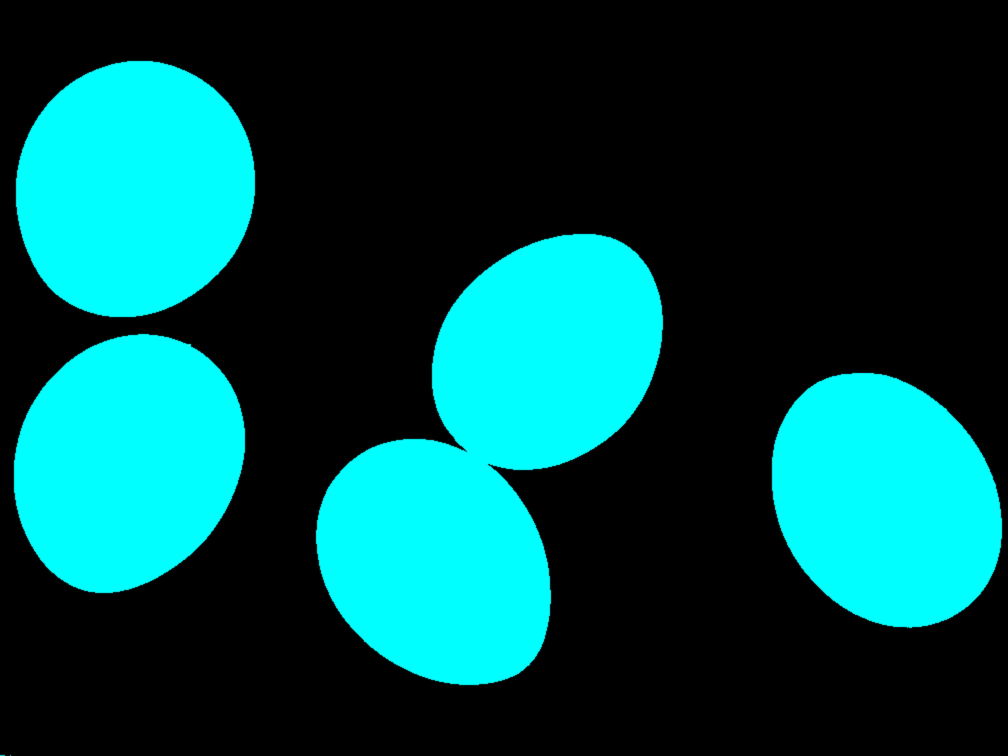
#> input picture Experiment Code/Experiment 2 - Average Method/train_data/result_0.jpg, 4032 x 3024 px (shown at 1/4 size); its folder holds only this picture in this run
$ python main.py
#> lines starting #> are read from the running program, lines starting #| are printed output that depends on the picture
from skimage.viewer import ImageViewer
from skimage.color import rgb2gray
from skimage.transform import resize
from skimage import io


def load_train():
    train_images = io.imread_collection('train_data/*.jpg')
#> train_images = 1 item
    labels = [ 1, 4, 6, 3, 6, 2, 9, 6, 3]
    return train_images, labels


def prepare_image_list(images, decrease):
    converted_list = []
    for image in images:
        gray_image = rgb2gray(image)
        converted_image = resize(gray_image, (gray_image.shape[0] // decrease, gray_image.shape[1] // decrease))
        converted_list.append(converted_image)

    return converted_list


# [5 lines left out: function prepare_image, not called in this run]


def average_egg_size(images, labels):
    images = prepare_image_list(images, 4)
    average_total = 0
    for i, image in enumerate(images):
        average_image = 0

        for row in image:
            for pixel in row:
                if pixel != 0:

                    average_image += 1

        average_image /= labels[i]
        average_total += average_image

    return average_total / len(images)


# [9 lines left out: function find_eggs, not called in this run]


test_images = io.imread_collection('test_data/*.jpg')
train_images, train_labels = load_train()
#> train_images = 1 item; train_labels = [1, 4, 6, 3, 6, 2, 9, 6, 3]

average_egg = average_egg_size(train_images, train_labels)
#> the loop in prepare_image_list, `for image in images:` made 1 pass
#> pass 1, in prepare_image_list, `gray_image = rgb2gray(image)`:
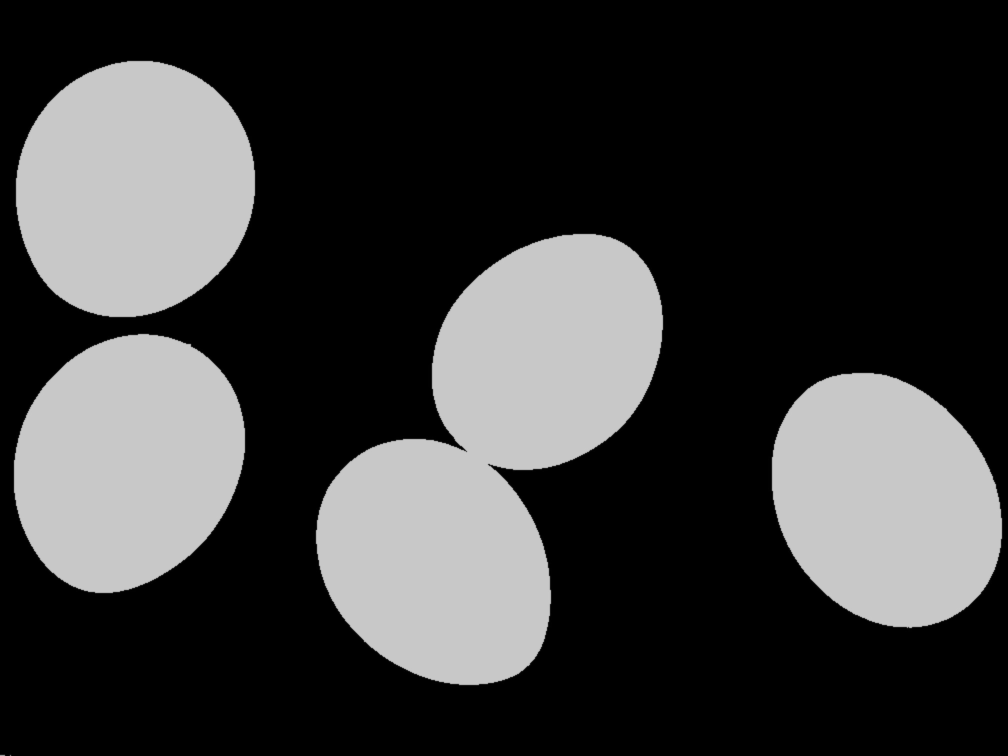
#> gray_image: shape (3024, 4032) float64 (shown at 1/4 size); min 0, max 0.807, mean 0.234
#> pass 1, in prepare_image_list, `converted_image = resize(gray_image, (gray_image.shape[0] // decrease,..`:
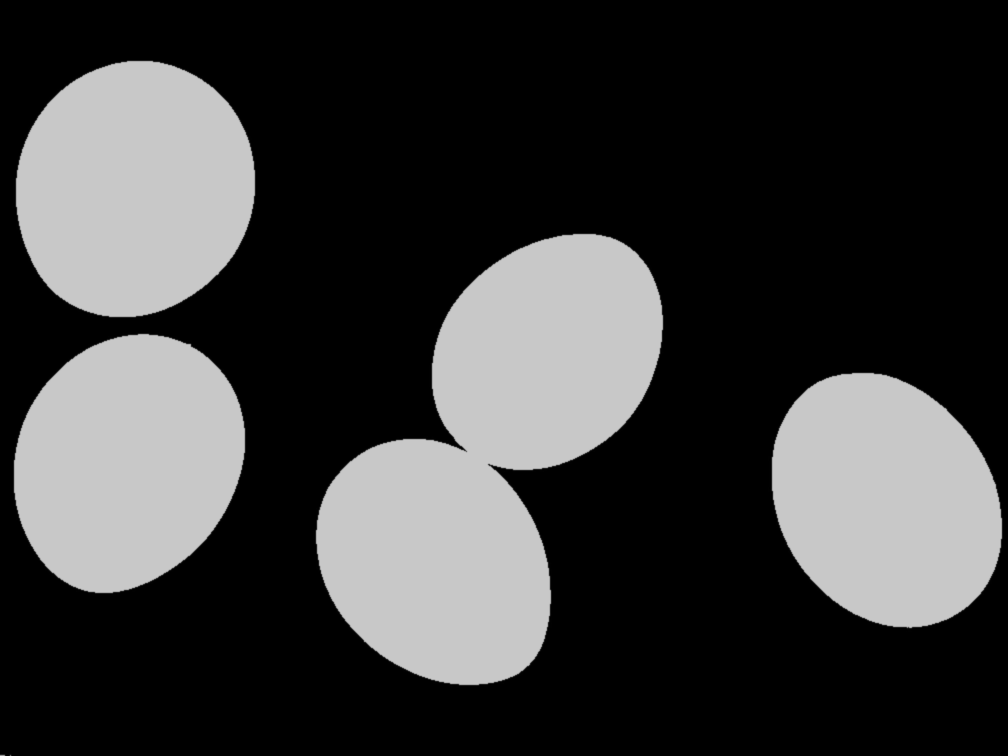
#> converted_image: shape (756, 1008) float64; min 0, max 0.788, mean 0.234
#> after the loop in prepare_image_list, `for image in images:`: converted_list = 1 item
#> the loop in average_egg_size, `for i, image in enumerate(images):` made 1 pass
#> (average_image, average_total) on pass 1: (246978, 246978)
#> after the loop in average_egg_size, `for i, image in enumerate(images):`: average_total = 246978
#> average_egg = 246978

for test_image in test_images:
    print(find_eggs(test_image, average_egg))
    viewer = ImageViewer(test_image)
    viewer.show()

$ run again, on Experiment Code/Experiment 2 - Average Method/train_data/result_12.jpg
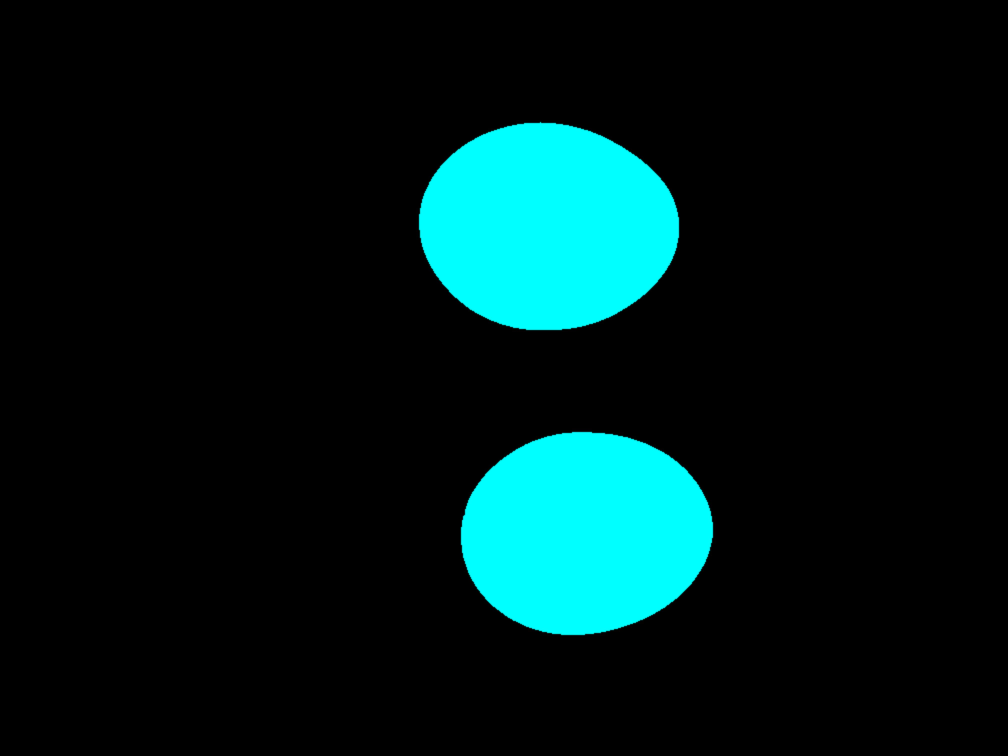
#> input picture Experiment Code/Experiment 2 - Average Method/train_data/result_12.jpg, 4032 x 3024 px (shown at 1/4 size)
#> in load_train, `train_images = io.imread_collection('train_data/*.jpg')`: train_images = 1 item
#> `train_images, train_labels = load_train()`: train_labels = [1, 4, 6, 3, 6, 2, 9, 6, 3]
#> the loop in prepare_image_list, `for image in images:` made 1 pass
#> pass 1, in prepare_image_list, `gray_image = rgb2gray(image)`:
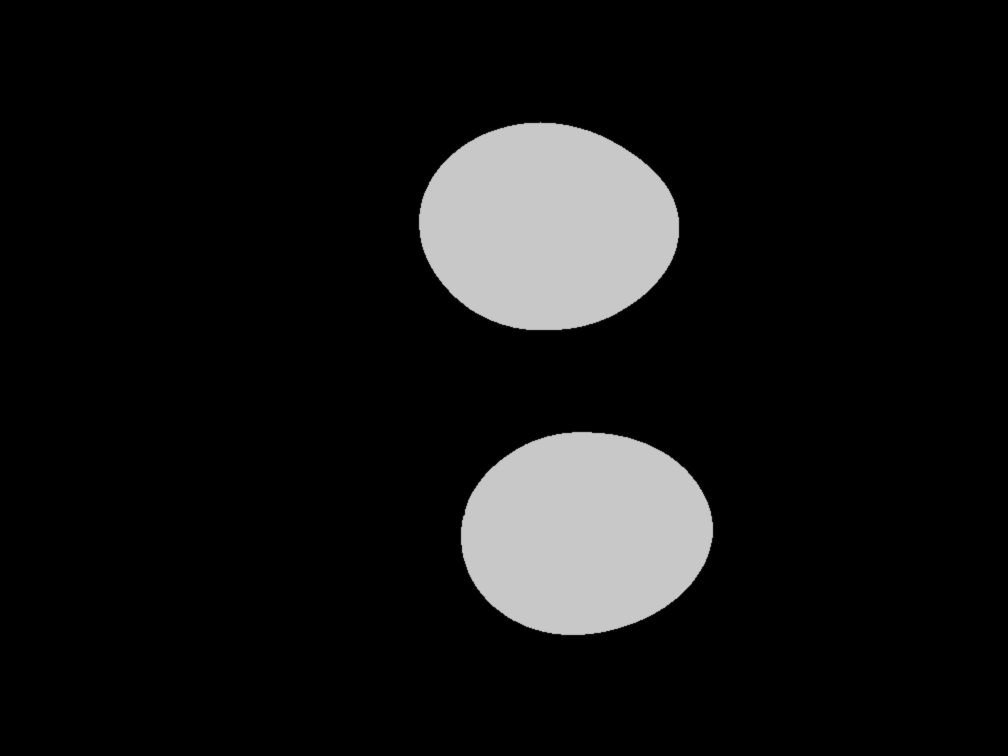
#> gray_image: shape (3024, 4032) float64 (shown at 1/4 size); min 0, max 0.806, mean 0.0847
#> pass 1, in prepare_image_list, `converted_image = resize(gray_image, (gray_image.shape[0] // decrease,..`:
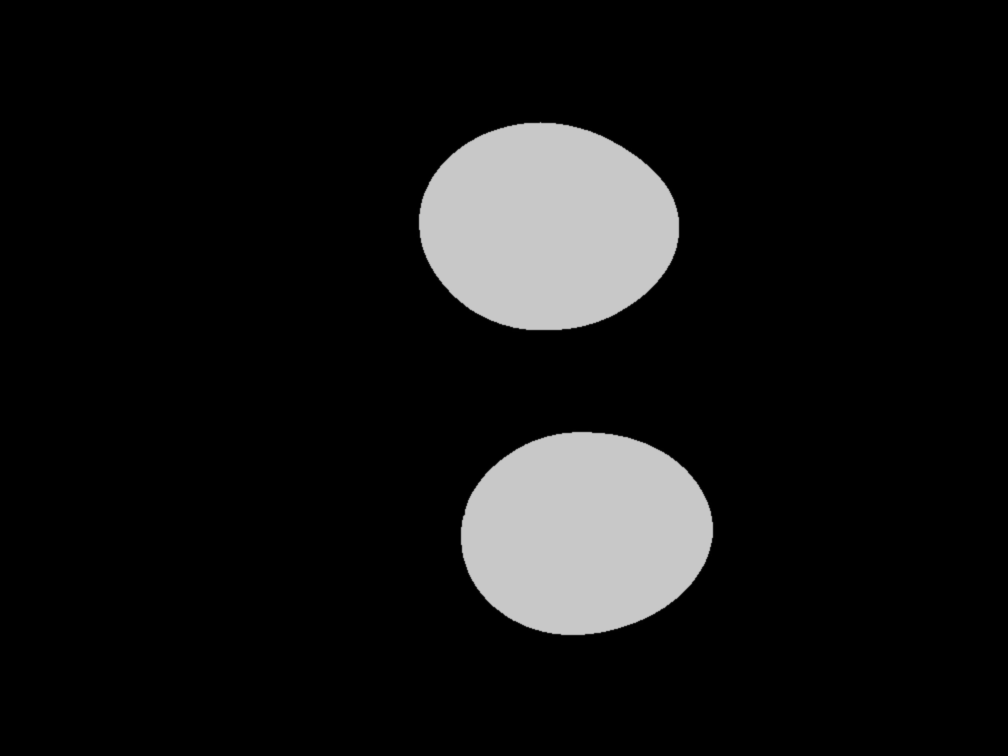
#> converted_image: shape (756, 1008) float64; min 0, max 0.788, mean 0.0847
#> after the loop in prepare_image_list, `for image in images:`: converted_list = 1 item
#> the loop in average_egg_size, `for i, image in enumerate(images):` made 1 pass
#> (average_image, average_total) on pass 1: (89886, 89886)
#> after the loop in average_egg_size, `for i, image in enumerate(images):`: average_total = 89886

$ run again, on Experiment Code/Experiment 2 - Average Method/train_data/result_2.jpg
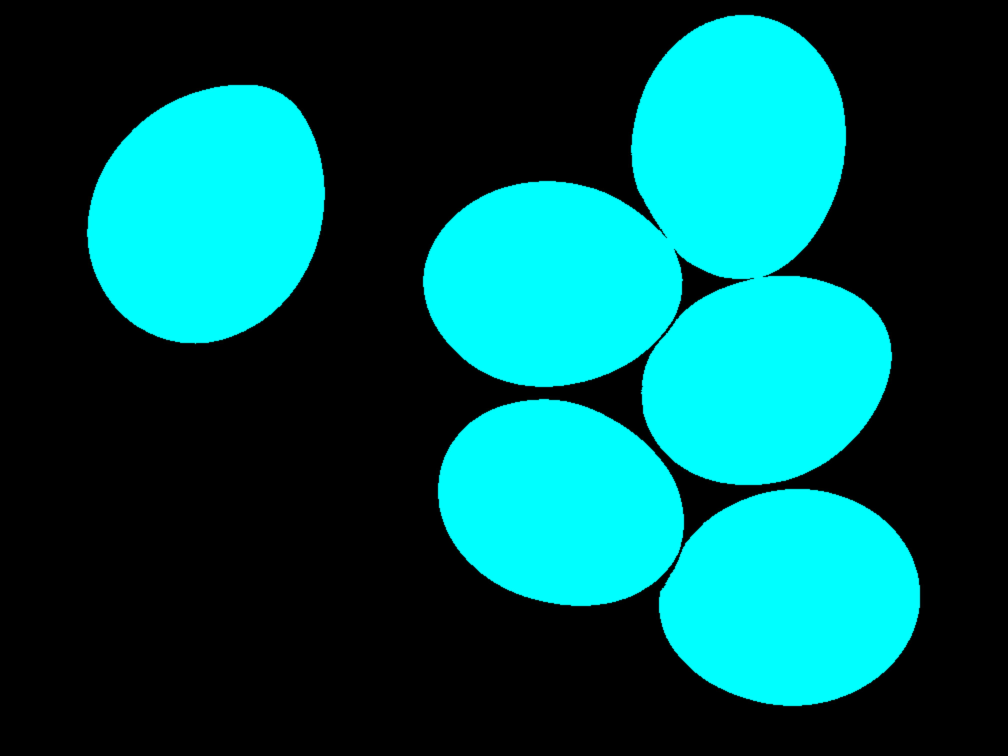
#> input picture Experiment Code/Experiment 2 - Average Method/train_data/result_2.jpg, 4032 x 3024 px (shown at 1/4 size)
#> in load_train, `train_images = io.imread_collection('train_data/*.jpg')`: train_images = 1 item
#> `train_images, train_labels = load_train()`: train_labels = [1, 4, 6, 3, 6, 2, 9, 6, 3]
#> the loop in prepare_image_list, `for image in images:` made 1 pass
#> pass 1, in prepare_image_list, `gray_image = rgb2gray(image)`:
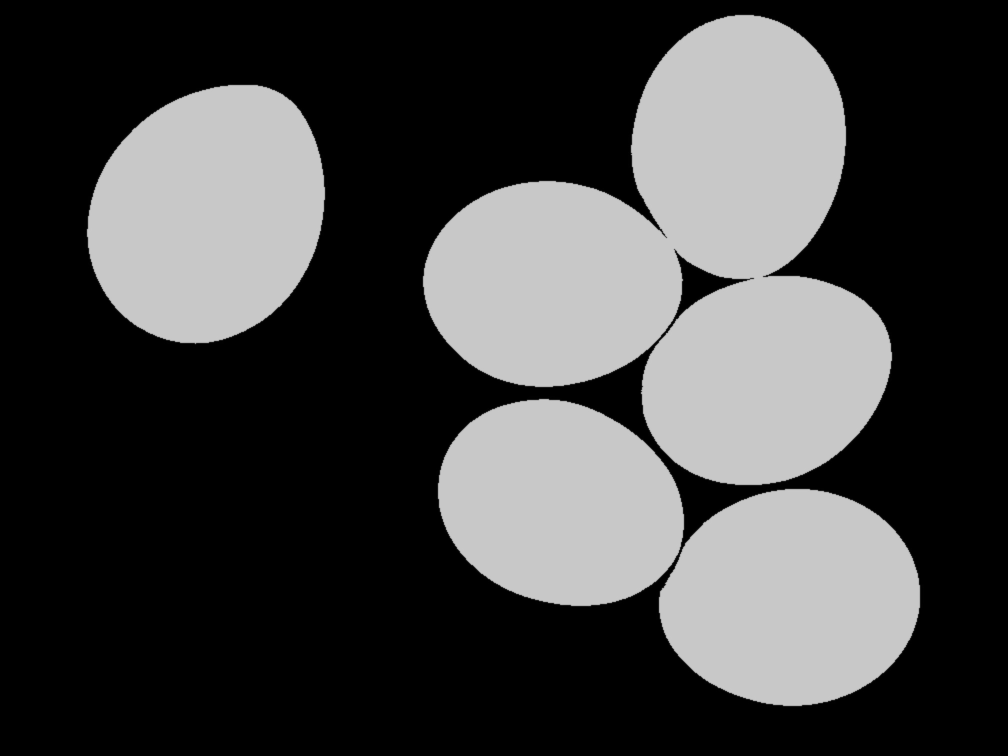
#> gray_image: shape (3024, 4032) float64 (shown at 1/4 size); min 0, max 0.807, mean 0.265
#> pass 1, in prepare_image_list, `converted_image = resize(gray_image, (gray_image.shape[0] // decrease,..`:
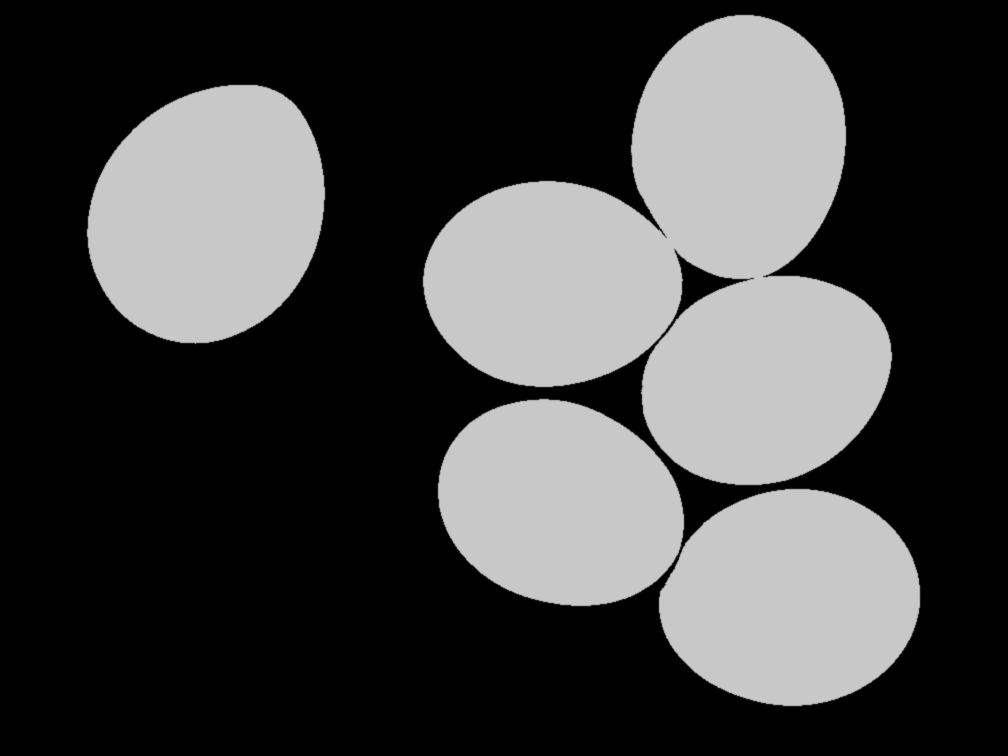
#> converted_image: shape (756, 1008) float64; min 0, max 0.788, mean 0.265
#> after the loop in prepare_image_list, `for image in images:`: converted_list = 1 item
#> the loop in average_egg_size, `for i, image in enumerate(images):` made 1 pass
#> (average_image, average_total) on pass 1: (279470, 279470)
#> after the loop in average_egg_size, `for i, image in enumerate(images):`: average_total = 279470

$ run again, on Experiment Code/Experiment 2 - Average Method/train_data/result_3.jpg
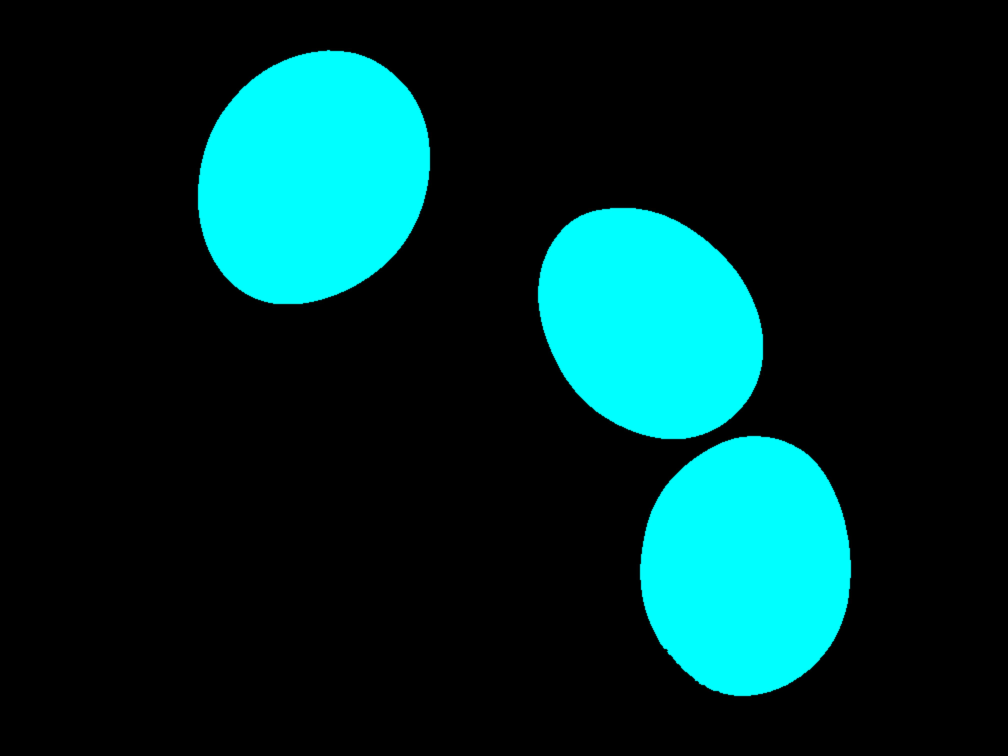
#> input picture Experiment Code/Experiment 2 - Average Method/train_data/result_3.jpg, 4032 x 3024 px (shown at 1/4 size)
#> in load_train, `train_images = io.imread_collection('train_data/*.jpg')`: train_images = 1 item
#> `train_images, train_labels = load_train()`: train_labels = [1, 4, 6, 3, 6, 2, 9, 6, 3]
#> the loop in prepare_image_list, `for image in images:` made 1 pass
#> pass 1, in prepare_image_list, `gray_image = rgb2gray(image)`:
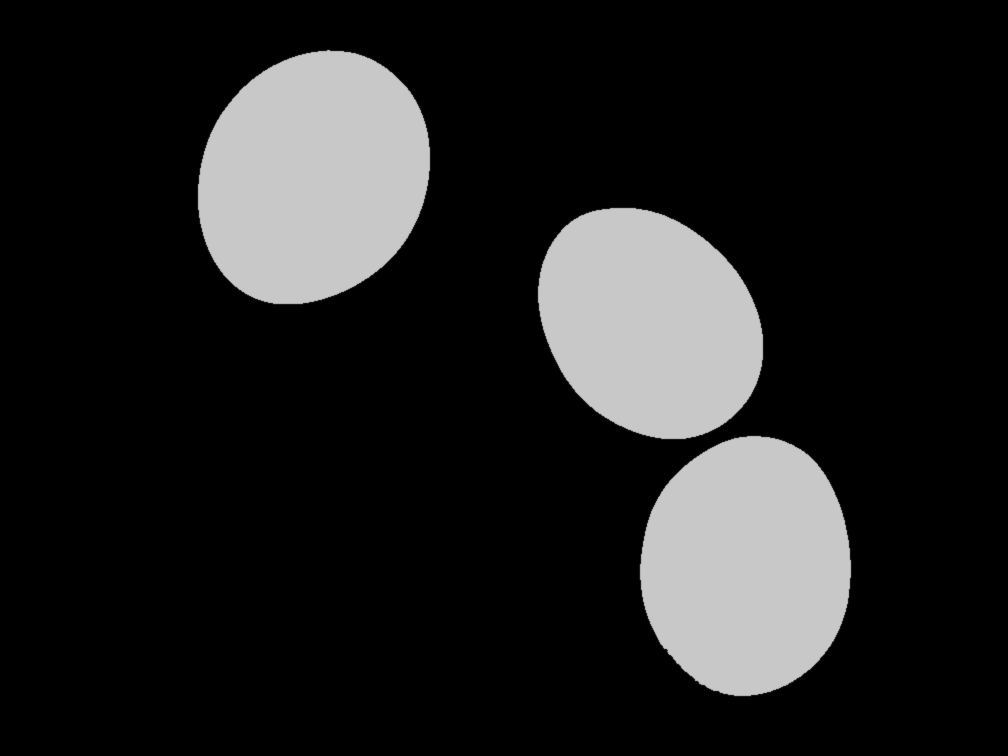
#> gray_image: shape (3024, 4032) float64 (shown at 1/4 size); min 0, max 0.807, mean 0.133
#> pass 1, in prepare_image_list, `converted_image = resize(gray_image, (gray_image.shape[0] // decrease,..`:
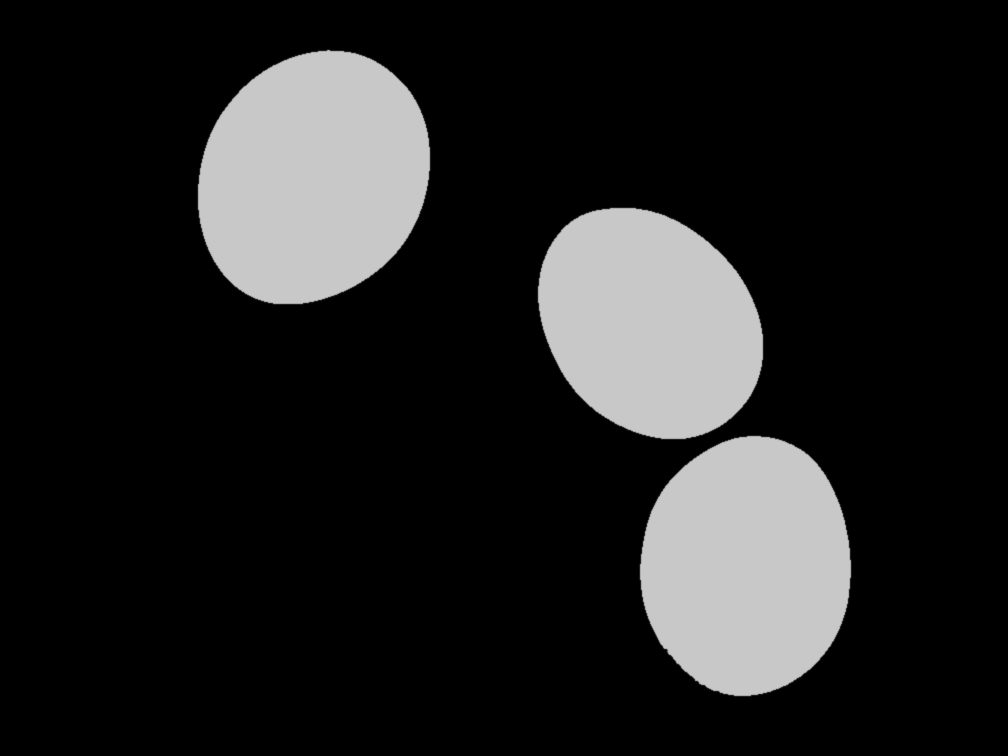
#> converted_image: shape (756, 1008) float64; min 0, max 0.788, mean 0.133
#> after the loop in prepare_image_list, `for image in images:`: converted_list = 1 item
#> the loop in average_egg_size, `for i, image in enumerate(images):` made 1 pass
#> (average_image, average_total) on pass 1: (141145, 141145)
#> after the loop in average_egg_size, `for i, image in enumerate(images):`: average_total = 141145
